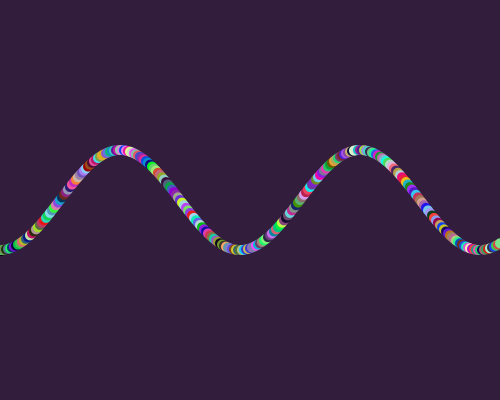
Frame 1 (no input)
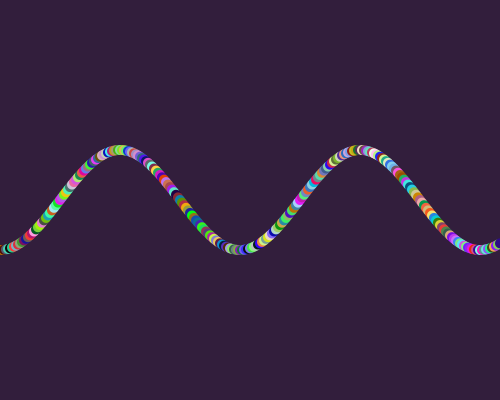
Frame 60 (the mouse pressed at the canvas centre just before this capture)
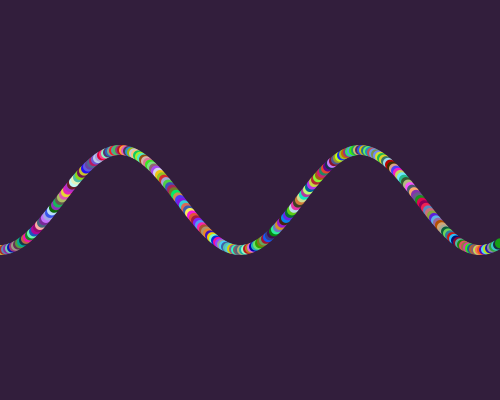
Frame 120 (the mouse held since frame 60 and released just before this capture)

The Processing sketch that drew these frames (run headless with seeded random() and noise(); from frame 60 on, the mouse is pressed at the canvas centre):

// Processing sketch: processing_70220
// ── processing_70220.pde

int rad = 50;

float x;
float y;

int speedx =1;

void setup(){
 size(500,400); 
}


void draw(){
  background(50,30, 60);
  
  smooth();
  float angle = 0;
  float inc = 3;
  
  for(int x=0; x<=width ; x++){
   float y = height/2 + cos(angle) * rad;
  // point(x,y);
   angle += radians(inc);
   
  fill(random(255), random(255), random(255));
  ellipse (x, y, 10,10);
  if (x>width){
    speedx= speedx*(-1);
  }
  
  if (x<0){
    speedx= speedx*(-1);
  }
    x= x+speedx;
  
   noStroke();
  
}

}
